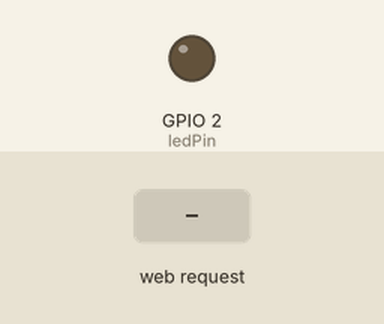
A sketch run on a simulated ESP32. Parts: output pins drawn as LEDs (lit = HIGH). The test bench sets the inputs (shaded band). WiFi joins after 1.5 s; servers stay silent unless stated; what the sketch prints to the serial monitor is not drawn.

Above: at 2.7 s.
2.8 s: HTTP request GET /setPWM?value=1 received
At 3.4 s:
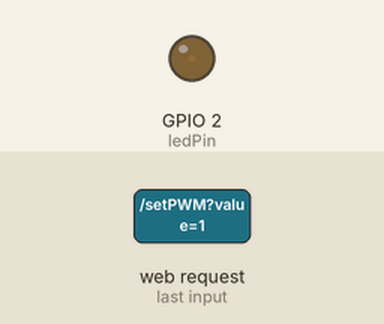
4.3 s: HTTP request GET /setPWM?value=120 received
At 4.6 s:
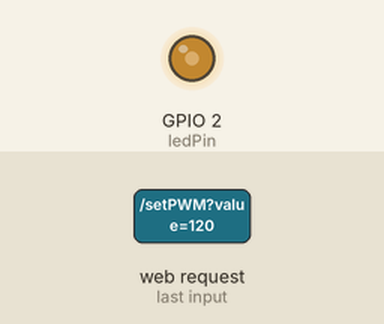
Timing chart, 0 to 7.3 s (numbered marks = the images above; inputs shaded):
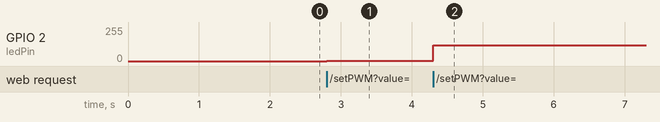

The sketch:

ex07.ino
```cpp
#include <WiFi.h>
#include <WebServer.h>

// WiFi配置
const char* ssid = "REDMI K80 Pro";
const char* password = "a15309119633";

// Web服务器对象，监听80端口
WebServer server(80);

// PWM配置（ESP32的PWM通道/频率/分辨率）
const int ledPin = 2;       // LED连接GPIO2（板载LED）
const int pwmChannel = 0;   // PWM通道0
const int freq = 5000;      // PWM频率5kHz
const int resolution = 8;   // 8位分辨率（0-255）

// 处理根路径请求，返回网页内容
void handleRoot() {
  // 网页HTML+JS代码
  String html = R"HTML(
    <!DOCTYPE html>
    <html>
    <head>
      <meta charset="UTF-8">
      <meta name="viewport" content="width=device-width, initial-scale=1.0">
      <title>ESP32 PWM调光器</title>
      <style>
        body { text-align: center; margin-top: 50px; font-family: Arial; }
        input[type="range"] { width: 80%; max-width: 400px; }
        h2 { color: #333; }
        .value { font-size: 20px; margin-top: 20px; color: #666; }
      </style>
    </head>
    <body>
      <h2>ESP32 LED无极调光</h2>
      <!-- 滑动条：0-255对应PWM 8位分辨率 -->
      <input type="range" id="brightness" min="0" max="255" value="0">
      <div class="value">亮度值: <span id="value">0</span></div>

      <script>
        // 获取滑动条和数值显示元素
        const slider = document.getElementById('brightness');
        const valueDisplay = document.getElementById('value');

        // 监听滑动条变化事件
        slider.addEventListener('input', function() {
          const brightness = this.value;
          valueDisplay.textContent = brightness; // 更新页面显示值

          // 发送GET请求到ESP32，携带亮度数值
          fetch(`/setPWM?value=${brightness}`)
            .catch(err => console.error('请求失败:', err));
        });
      </script>
    </body>
    </html>
  )HTML";

  // 返回网页，设置Content-Type为HTML
  server.send(200, "text/html", html);
}

// 处理PWM数值设置请求
void handleSetPWM() {
  // 检查请求中是否有"value"参数
  if (server.hasArg("value")) {
    // 解析参数为整数（0-255）
    int pwmValue = server.arg("value").toInt();
    // 限制数值范围（防止非法值）
    pwmValue = constrain(pwmValue, 0, 255);
    // 设置PWM输出
    ledcWrite(pwmChannel, pwmValue);
    // 返回成功响应
    server.send(200, "text/plain", "OK: " + String(pwmValue));
  } else {
    // 无参数时返回错误
    server.send(400, "text/plain", "Error: 缺少value参数");
  }
}

void setup() {
  // 初始化串口（调试用）
  Serial.begin(115200);

  // 配置PWM
  ledcSetup(pwmChannel, freq, resolution);  // 初始化PWM通道
  ledcAttachPin(ledPin, pwmChannel);        // 将引脚绑定到PWM通道

  // 连接WiFi
  WiFi.begin(ssid, password);
  while (WiFi.status() != WL_CONNECTED) {
    delay(500);
    Serial.print(".");
  }
  Serial.println("\nWiFi已连接，IP地址: " + WiFi.localIP().toString());

  // 注册路由处理函数
  server.on("/", handleRoot);          // 根路径返回网页
  server.on("/setPWM", handleSetPWM);  // /setPWM路径处理调光请求

  // 启动Web服务器
  server.begin();
  Serial.println("Web服务器已启动");
}

void loop() {
  // 处理客户端请求
  server.handleClient();
}
```

Measured:
- after the input at 2.8 s, GPIO 2 (ledPin): 0/255 → 1/255 at once
- after the input at 4.3 s, GPIO 2 (ledPin): 1/255 → 120/255 at once
